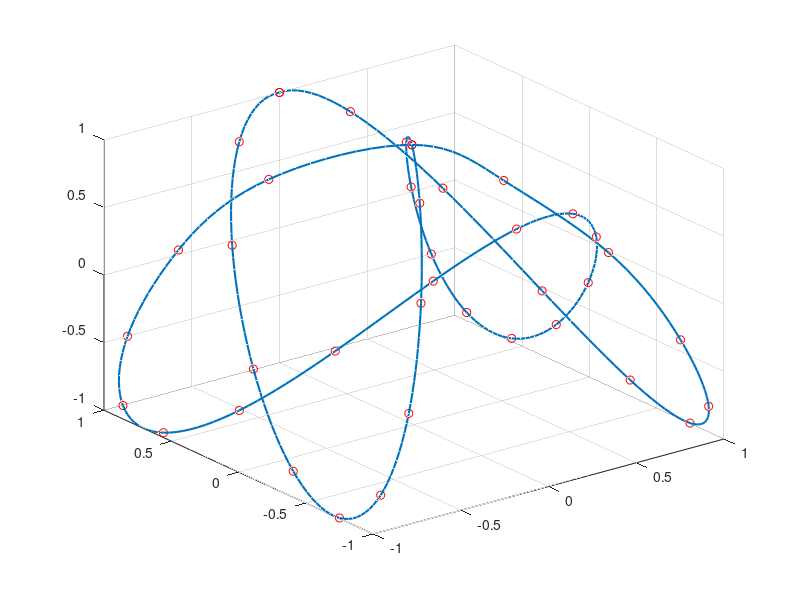

Recreate this plot in MATLAB.
clear,clc
x = [0 .31667 .60074 .82298 .96052 .99919 .93502 .7746 .53447 .23932 0.08047 -.39197 -.66312 -.86603 -.97979 -.99271 -.90345 -.7212 -.46472 -.16041 .16041 .46472 .7212 .90345 .99271 .97979 .86603 .66312 .39197 .080467 -.23932 -.53447 -.7746 -.93502 -.99919 -.96052 -.82298 -.60074 -.31667 0];
y = [1 .88546 .56806 .12054 -.3546 -.74851 -.97094 -.97094 -.74851 -.3546 .12054 .56806 .88546 1 .88546 .56806 .12054 -.3546 -.74851 -.97094 -.97094 -.74851 -.3546 .12054 .56806 .88546 1 .88546 .56806 .12054 -.3546 -.74851 -.97094 -.97094 -.74851 -.3546 .12054 .56806 .88546 1];
z = [1 .79944 .27822 -.3546 -.84519 -.99676 -.74851 -.20003 .42869 .88546 .98705 .69272 .12054 -.5 -.91998 -.97094 -.63245 -.04027 .56806 .94854 .94854 .56806 -.04027 -.63245 -.97094 -.91998 -.5 .12054 .69272 .98705 .88546 .42869 -.20003 -.74851 -.99676 -.84519 -.3546 .27822 .79944 1];
l = length(x);
sp = spline(1:l,[x;y;z],1:.1:l);
plot3(x,y,z,'ro',sp(1,:),sp(2,:),sp(3,:),'linewidth',1.5)
grid on
